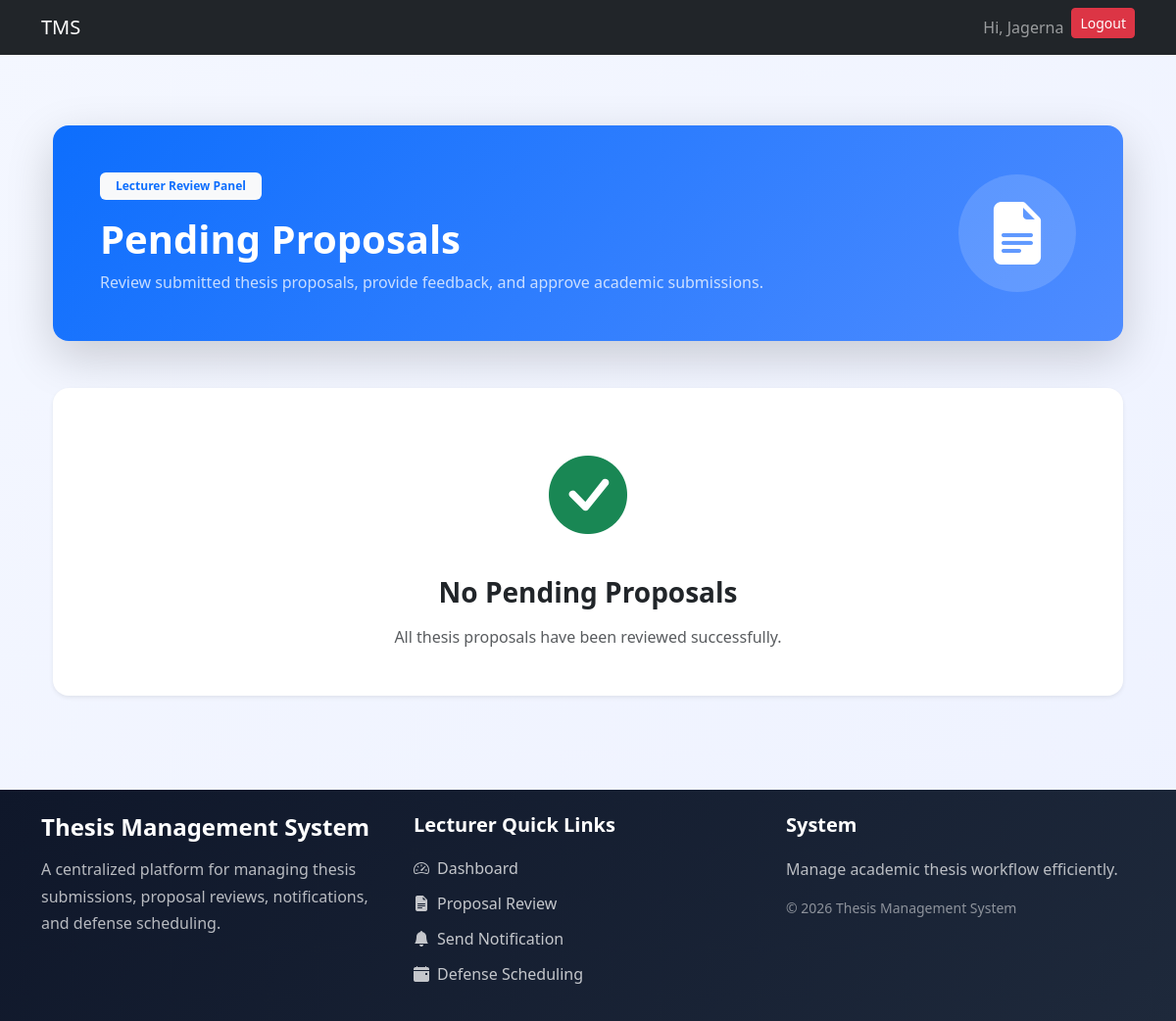
Before: /thesis/lecturer/proposals/ (signed in) with the older database file.
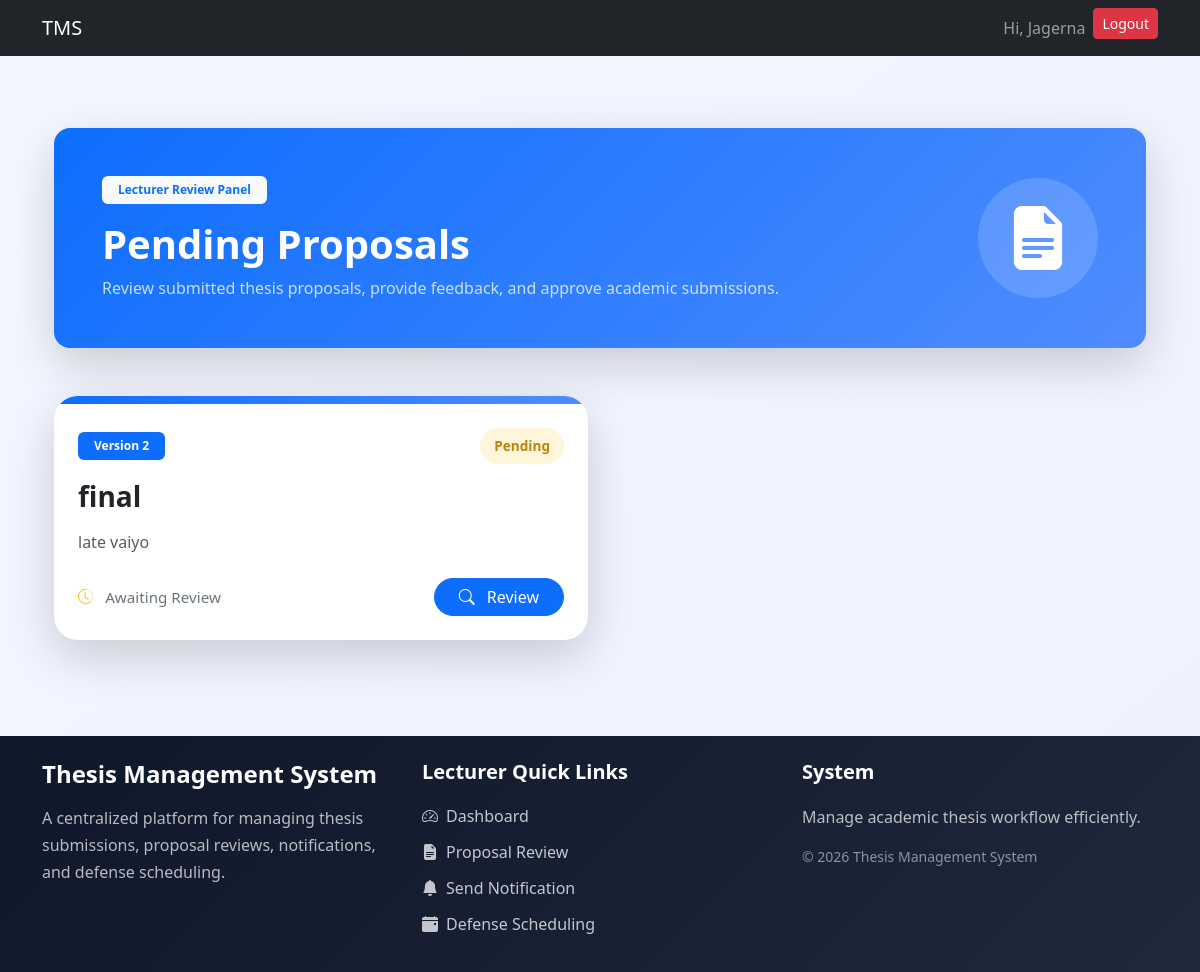
After: the same page with the newer database file.
### thesis/models.py (models this page shows, shortened)
class Proposal(models.Model):
    group = models.ForeignKey('ThesisGroup', on_delete=models.CASCADE, related_name='proposals')
    title = models.CharField(max_length=255)
    description = models.TextField()
    document = models.FileField(upload_to='proposal_documents/')
    submitted_at = models.DateTimeField(auto_now_add=True)
    status = models.ForeignKey(ThesisStatus,on_delete=models.CASCADE)
    lecturer_comment = models.TextField(null=True,blank=True)
    supervisor_comment = models.TextField(null=True,blank=True)
    reviewed_by_lecturer = models.ForeignKey(Lecturer,on_delete=models.SET_NULL,null=True,blank=True,related_name="lecturer_reviews")
    reviewed_at = models.DateTimeField(null=True,blank=True)
    version = models.IntegerField(default=1)
    submitted_at = models.DateTimeField(auto_now_add=True)

class ThesisStatus(models.Model):
    name = models.CharField(max_length=50, unique=True)

### users/decorators.py (the view)
    def wrapper(request, *args, **kwargs):
        if request.user.role != 'lecturer':
            return redirect('login')
        return view_func(request, *args, **kwargs)

### thesis/views.py (called while the page is built)
@login_required
@lecturer_required
def lecturer_proposals(request):
    proposals = Proposal.objects.filter(
        status__name='Pending'
    )
    context = {
        'proposals': proposals
    }
    return render(
        request,
        'thesis/lecturer_proposals.html',
        context
    )

### thesis/templates/thesis/lecturer_proposals.html (shortened to what this page needs)
{% extends "base.html" %}
{% block start %}
<div class="container py-5">
    <div class="proposal-header shadow-lg rounded-4 p-5 mb-5 text-white">
        <div class="d-flex flex-column flex-md-row justify-content-between align-items-center">
            <div>
                <span class="badge bg-light text-primary px-3 py-2 mb-3">
                    Lecturer Review Panel
                </span>
                <h1 class="fw-bold mb-2">
                    Pending Proposals
                </h1>
                <p class="opacity-75 mb-0">
                    Review submitted thesis proposals,
                    provide feedback, and approve academic submissions.
                </p>
            </div>
            <div class="mt-4 mt-md-0">
                <div class="header-icon">
                    <i class="bi bi-file-earmark-text-fill"></i>
                </div>
            </div>
        </div>
    </div>
    <div class="row g-4">
        {% for proposal in proposals %}
        <div class="col-lg-6">
            <div class="card proposal-card border-0 shadow-lg h-100">
                <div class="card-top"></div>
                <div class="card-body p-4">
                    <div class="d-flex justify-content-between align-items-center mb-3">
                        <span class="badge bg-primary px-3 py-2">
                            Version {{ proposal.version }}
                        </span>
                        <span class="status-badge">
                            {{ proposal.status.name }}
                        </span>
                    </div>
                    <h3 class="fw-bold mb-3">
                        {{ proposal.title }}
                    </h3>
                    <p class="text-muted mb-4">
                        {{ proposal.description }}
                    </p>
                    <div class="d-flex justify-content-between align-items-center">
                        <div class="review-info">
                            <i class="bi bi-clock-history me-2 text-warning"></i>
                            Awaiting Review
                        </div>
                        <a href="{% url 'review_proposal' proposal.id %}"
                           class="btn btn-primary rounded-pill px-4">
                            <i class="bi bi-search me-2"></i>
                            Review
                        </a>
                    </div>
                </div>
            </div>
        </div>
        {% empty %}
        <div class="col-12">
            <div class="empty-state shadow-sm rounded-4 p-5 text-center">
                <div class="mb-4">
                    <i class="bi bi-check-circle-fill empty-icon"></i>
                </div>
                <h3 class="fw-bold mb-3">
                    No Pending Proposals
                </h3>
                <p class="text-muted mb-0">
                    All thesis proposals have been reviewed successfully.
                </p>
            </div>
        </div>
        {% endfor %}
    </div>
</div>
<link rel="stylesheet"
href="https://cdn.jsdelivr.net/npm/bootstrap-icons@1.11.3/font/bootstrap-icons.min.css">
{% endblock %}

Changed rows visible on the page:
added Proposal: version "2", status.name "Pending", title "final", description "late vaiyo"
Other visible differences:
text no longer shown: "No Pending Proposals All thesis proposals have been reviewed successfully."
